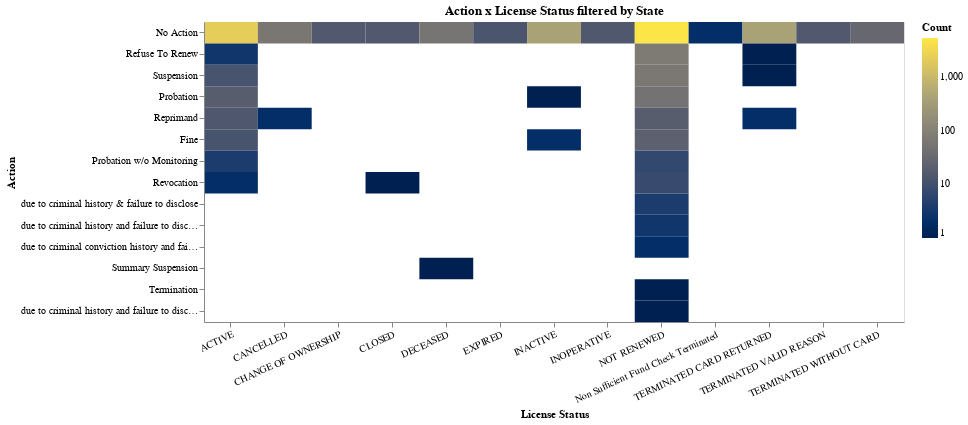

This figure's notebook cell:
### Markdown cell above
### Plot 2: License Type Distribution by License Status per State

  - What is being visualized: 
    - Create a **heatmap** plot describing the distribution of license status by action applied per state. This allows us to see how different actions are associated with various license statuses across states. For example, in Illinois, I could find `No Action` × `NOT RENEWED` dominates — most cases look like non-disciplinary lapses (just not renewed). Also, serious actions don’t coexist with `ACTIVE` — Termination/Summary Suspension/Revocation rarely appear under ACTIVE status.
  - Encoding type discussion: 
    - X-axis: **License Status (Nominal)** to provide heatmap.
    - Y-axis: **Action (Nominal)** sorted by count to highlight the most common actions in a descending order.
    - Color: **Count of Licenses (Quantitative)** to differentiate between different counts of licenses for each action and license status combination.
    - Tooltip: license status, action, and count information are provided for detailed understanding.
  - Color mapping: 
    - Different colors (`scheme='cividis'`) used to show **varying degree of counts** (the more, the lighter) for better visual distinction.
  - Interactivity: 
    - A **dropdown menu** to select specific `States` is addeded. This allows us to filter the data by states and provide how the relation between action and license status differ across country. For example, I found serious disciplines in Action were present in IL, while they were very rare or absent in TX.
  - Any data transformations: 
    - Grouped the data by 'State', 'Action', and 'License Status' to count the number of occurrences.
    - Applied with a **log scale** on Y axis to accommodate disproportional range of counts. Some action-license status combinations had very low counts, while others had counts in the hundreds. The log-transformation helped to visualize both small and large counts effectively.

### Code cell
alt.data_transformers.enable("default", max_rows=None)  # error came so I added this line

#illinois['Action'].unique()

# Mutate NaNs in 'Action' to 'No Action' to show them in the plots
illinois2 = illinois.copy()
illinois2['Action2'] = (
    illinois2['Action'].astype('string').str.strip()
        .replace({'undefined': np.nan})
        .fillna('No Action')
)


## Data manipulation
# I got help from ChatGPT to create this heatmap code and calculation of total counts below.
# Create new dataset for heatmap  
illinois2 = (
    illinois2
      .groupby(['State', 'Action2', 'License Status'], dropna=False)
      .size()
      .reset_index(name='count')
)

# Calculate total counts of Action by State
illinois2['total'] = (
    illinois2
      .groupby(['State', 'Action2'])['count']
      .transform('sum')
)


## Drawing
# Interactivity added
states_sorted = sorted(illinois2['State'].dropna().unique().tolist())

state_sel = alt.selection_point(
    fields=['State'],
    bind=alt.binding_select(options=states_sorted, name='State: '),
    value=('IL' if 'IL' in states_sorted else states_sorted[0])   # start with Illinois
)

# Draw the second plot
chart2 = (
    alt.Chart(illinois2).mark_rect()
      .encode(
          x = alt.X('License Status:N', title = 'License Status', axis = alt.Axis(labelAngle=-25)),
          y = alt.Y('Action2:N', title='Action',
                  sort = alt.SortField(field = 'total', order = 'descending')), 
          color = alt.Color('count:Q', title = 'Count', scale = alt.Scale(scheme='cividis', type='log')),
          tooltip = ['State:N', 'Action2:N', 'License Status:N', alt.Tooltip('count:Q', title = 'Count')]
      ).add_params(state_sel)
      .transform_filter(state_sel)
      .properties(width=700, height=300,
                  title='Action x License Status filtered by State')
)

chart2

### Figure 1 — Vega-Lite specification as saved in the notebook (floating-point values rounded to 4 significant figures; data arrays with more than 128 entries replaced by an {"elided": "..."} marker saying what was removed)
{"config": {"view": {"continuousWidth": 300, "continuousHeight": 300}}, "data": {"name": "data-0e5b88e13c7ea4ca3d1aab8a92c58422"}, "mark": {"type": "rect"}, "encoding": {"color": {"field": "count", "scale": {"scheme": "cividis", "type": "log"}, "title": "Count", "type": "quantitative"}, "tooltip": [{"field": "State", "type": "nominal"}, {"field": "Action2", "type": "nominal"}, {"field": "License Status", "type": "nominal"}, {"field": "count", "title": "Count", "type": "quantitative"}], "x": {"axis": {"labelAngle": -25}, "field": "License Status", "title": "License Status", "type": "nominal"}, "y": {"field": "Action2", "sort": {"field": "total", "order": "descending"}, "title": "Action", "type": "nominal"}}, "height": 300, "params": [{"name": "param_2", "select": {"type": "point", "fields": ["State"]}, "bind": {"input": "select", "options": ["  ", "AL", "AR", "AZ", "BC", "CA", "CO", "FL", "GA", "HI", "IA", "ID", "IL", "IN", "KS", "KY", "LA", "MA", "MD", "MI", "MN", "MO", "MS", "MT", "NC", "ND", "NE", "NH", "NJ", "NM", "NV", "NY", "OH", "OK", "OR", "PA", "SC", "TN", "TX", "UT", "VA", "VT", "WA", "WI", "WY"], "name": "State: "}, "value": "IL"}], "title": "Action x License Status filtered by State", "transform": [{"filter": {"param": "param_2"}}], "width": 700, "$schema": "https://vega.github.io/schema/vega-lite/v5.20.1.json", "datasets": {"data-0e5b88e13c7ea4ca3d1aab8a92c58422": {"elided": "177 records"}}}
